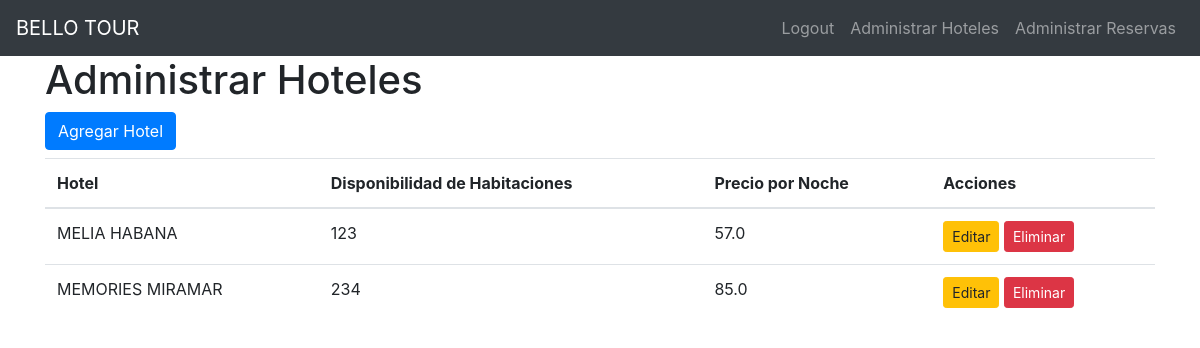
The app's page /admin_hoteles (signed in) with its own data.
### models.py (models this page shows)
class BaseModel(Model):
    class Meta:
        database = db

class hoteles(BaseModel):
    Hotel = CharField()
    disponibilidad_habitaciones = IntegerField()
    precio = FloatField()

### app.py (the view)
@app.route('/admin_hoteles')
@admin_required
def admin_hoteles():
    hoteles_list = hoteles.select()
    return render_template('admin_hoteles.html', hoteles=hoteles_list)

### app.py (called while the page is built)
@app.before_request
def before_request():
    db.connect()

@app.after_request
def after_request(response):
    db.close()
    return response

def admin_required(f):
    @wraps(f)
    def decorated_function(*args, **kwargs):
        if 'user_id' not in session:
            return redirect(url_for('login'))
        user = User.get_by_id(session['user_id'])
        if not user.is_admin:
            flash('You do not have permission to access this page', 'danger')
            return redirect(url_for('login'))
        return f(*args, **kwargs)
    return decorated_function

### templates/admin_hoteles.html (shortened to what this page needs)
{% extends "base_admin.html" %}
{% block content %}
<div class="container">
    <h1>Administrar Hoteles</h1>
    <a href="{{ url_for('add_hotel') }}" class="btn btn-primary mb-2">Agregar Hotel</a>
    <table class="table">
        <thead>
            <tr>
                <th>Hotel</th>
                <th>Disponibilidad de Habitaciones</th>
                <th>Precio por Noche</th>
                <th>Acciones</th>
            </tr>
        </thead>
        <tbody>
        {% for hotel in hoteles %}
            <tr>
                <td>{{ hotel.Hotel }}</td>
                <td>{{ hotel.disponibilidad_habitaciones }}</td>
                <td>{{ hotel.precio }}</td>
                <td>
                    <a href="{{ url_for('edit_hotel', hotel_id=hotel.id) }}" class="btn btn-warning btn-sm">Editar</a>
                    <form action="{{ url_for('delete_hotel', hotel_id=hotel.id) }}" method="post" style="display:inline;">
                        <button type="submit" class="btn btn-danger btn-sm">Eliminar</button>
                    </form>
                </td>
            </tr>
        {% endfor %}
        </tbody>
    </table>
</div>
{% endblock %}

### records on screen
hoteles: Hotel "MELIA HABANA", disponibilidad_habitaciones "123", precio "57.0"
hoteles: Hotel "MEMORIES MIRAMAR", disponibilidad_habitaciones "234", precio "85.0"
